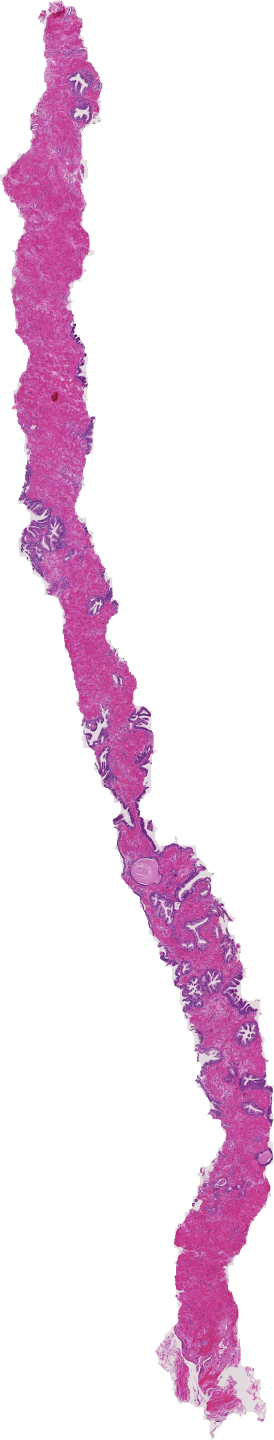
#> input picture HW_3/cells/train1_1.jpeg, 1368 x 7200 px, found by its file name (shown at 1/5 size)
$ python task_3.py
#> lines starting #> are read from the running program, lines starting #| are printed output that depends on the picture
import matplotlib.pyplot as plt
from PIL import Image
import numpy as np
import matplotlib.patches as patches

def load_image(image_path: str) -> np.ndarray:
    image = Image.open(image_path)
    return np.array(image)

def extract_cells(image_np: np.ndarray, cell_size: int, cell_count: int) -> list:
    img_height, img_width, _ = image_np.shape
    cells = []
    extracted_cells = 0

    for y in range(0, img_height, cell_size):
        for x in range(0, img_width, cell_size):
            if extracted_cells >= cell_count:
                break

            cell = image_np[y:y + cell_size, x:x + cell_size]
            if cell.mean() < 240:  # порог для фильтрации пустых участков
                cells.append(cell)
                extracted_cells += 1

    return cells

def display_extracted_cells(image_np: np.ndarray, cells: list, cell_size: int):

    fig, ax = plt.subplots(1)
    ax.imshow(image_np)

    for idx, cell in enumerate(cells):
        y = (idx // (image_np.shape[1] // cell_size)) * cell_size
        x = (idx % (image_np.shape[1] // cell_size)) * cell_size
        rect = patches.Rectangle((x, y), cell_size, cell_size, linewidth=1, edgecolor='r', facecolor='none')
        ax.add_patch(rect)

    plt.title("Исходное изображение с выделенными ячейками")
    plt.show()

def create_mosaic(cells: list, cell_size: int, padding: int = 10) -> np.ndarray:
    if len(cells) > 16:
        cells = cells[:16]
    elif len(cells) < 16:
        cells = cells * (16 // len(cells)) + cells[:16 % len(cells)]

    grid_size = 4
    mosaic_size = grid_size * cell_size + (grid_size - 1) * padding
    mosaic = np.ones((mosaic_size, mosaic_size, 3), dtype=np.uint8) * 255  # фон белого цвета

    for idx, cell in enumerate(cells):
        i = idx // grid_size
        j = idx % grid_size
        y_start = i * (cell_size + padding)
        x_start = j * (cell_size + padding)
        mosaic[y_start:y_start + cell_size, x_start:x_start + cell_size] = cell

    return mosaic

def save_image(image: np.ndarray, file_path: str):
    Image.fromarray(image).save(file_path)

def extract_and_display_cells(image_path: str, cell_size: int, cell_count: int, padding: int = 10):
    image_np = load_image(image_path)
#> in load_image, image is the input picture: PIL image 1368x7200 RGB; mean R, G, B 239.9, 218.8, 234.3
    cells = extract_cells(image_np, cell_size, cell_count)
#> after the loop in extract_cells, `for y in range(0, img_height, cell_size):`: cells = 56 items; extracted_cells = 56
#> cells = 56 items
    display_extracted_cells(image_np, cells, cell_size)
#> the loop in display_extracted_cells, `for idx, cell in enumerate(cells):` made 56 passes
#> (y, x) on passes 1 to 12: (0, 0), (0, 256), (0, 512), (0, 768), (0, 1024), (256, 0), (256, 256), (256, 512), (256, 768), (256, 1024), (512, 0), (512, 256)
#> in display_extracted_cells, `plt.show()`:
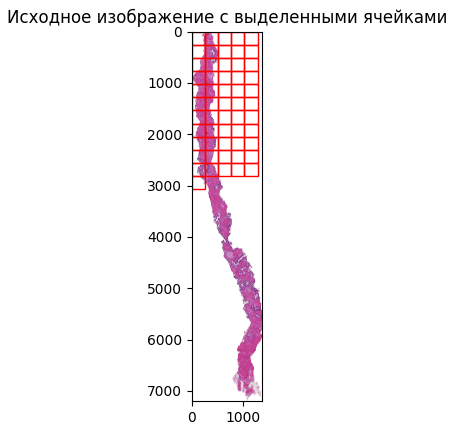
#> figure drawn by matplotlib, 1 panel
    mosaic = create_mosaic(cells, cell_size, padding)
#> in create_mosaic, `cells = cells[:16]`: cells = 16 items
#> the loop in create_mosaic, `for idx, cell in enumerate(cells):` made 16 passes
#> (i, j, y_start, x_start) on passes 1 to 12: (0, 0, 0, 0), (0, 1, 0, 266), (0, 2, 0, 532), (0, 3, 0, 798), (1, 0, 266, 0), (1, 1, 266, 266), (1, 2, 266, 532), (1, 3, 266, 798), (2, 0, 532, 0), (2, 1, 532, 266), (2, 2, 532, 532), (2, 3, 532, 798)
#> after the loop in create_mosaic, `for idx, cell in enumerate(cells):`:
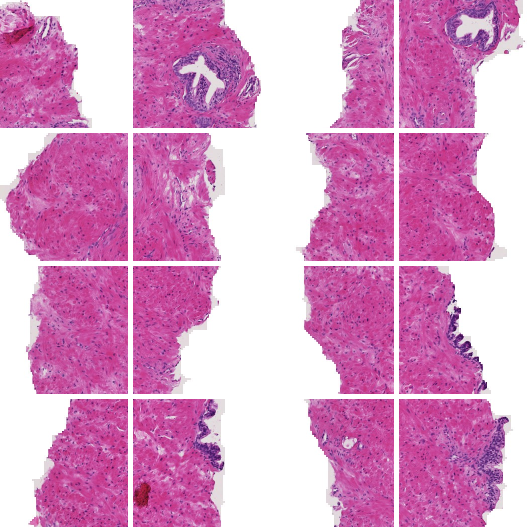
#> mosaic: shape (1054, 1054, 3) (shown at 1/2 size); mean of channels 0, 1, 2 217.5, 153.9, 198.6; drawn as R, G, B

    plt.figure(figsize=(8, 8))
    plt.imshow(mosaic)
    plt.axis('off')
    plt.title("Мозаика")
    plt.show()

    # Сохранение мозаики
    save_image(mosaic, 'HW_3/cells/mosaic.jpg')

# Пример использования
extract_and_display_cells("HW_3/cells/train1_1.jpeg", cell_size=256, cell_count=56)

$ run again, with HW_3/cells/train0_1.jpeg copied over HW_3/cells/train1_1.jpeg
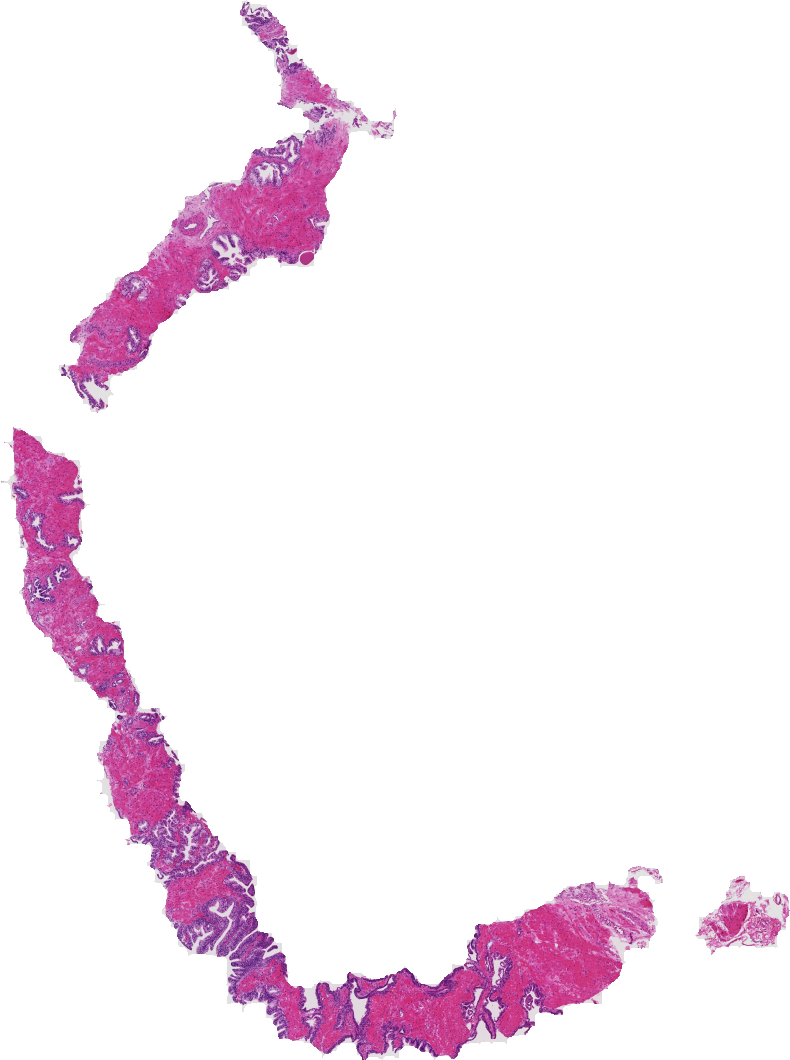
#> input picture HW_3/cells/train0_1.jpeg, 3160 x 4240 px, found by its file name (shown at 1/4 size)
#> in load_image, image is the input picture: PIL image 3160x4240 RGB; mean R, G, B 246.3, 234.2, 242.9
#> after the loop in extract_cells, `for y in range(0, img_height, cell_size):`: cells = 48 items; extracted_cells = 48
#> in extract_and_display_cells, `cells = extract_cells(image_np, cell_size, cell_count)`: cells = 48 items
#> the loop in display_extracted_cells, `for idx, cell in enumerate(cells):` made 48 passes
#> (y, x) on passes 1 to 8: (0, 0), (0, 256), (0, 512), (0, 768), (0, 1024), (0, 1280), (0, 1536), (0, 1792)
#> in display_extracted_cells, `plt.show()`:
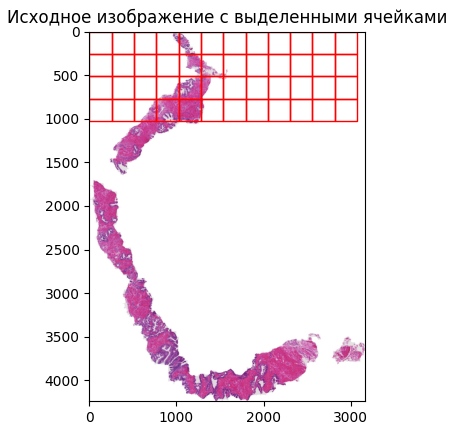
#> figure drawn by matplotlib, 1 panel
#> in create_mosaic, `cells = cells[:16]`: cells = 16 items
#> the loop in create_mosaic, `for idx, cell in enumerate(cells):` made 16 passes
#> (i, j, y_start, x_start) on passes 1 to 8: (0, 0, 0, 0), (0, 1, 0, 266), (0, 2, 0, 532), (0, 3, 0, 798), (1, 0, 266, 0), (1, 1, 266, 266), (1, 2, 266, 532), (1, 3, 266, 798)
#> after the loop in create_mosaic, `for idx, cell in enumerate(cells):`:
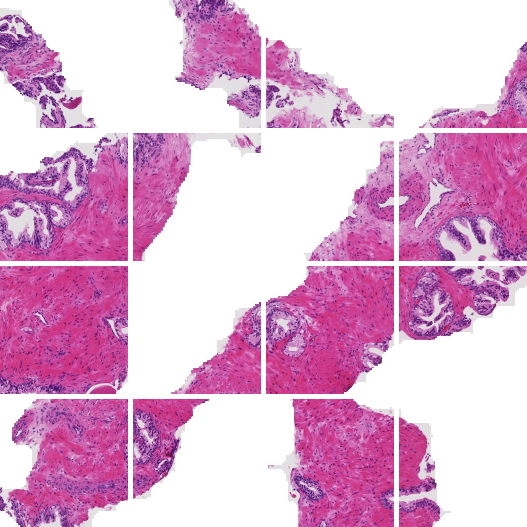
#> mosaic: shape (1054, 1054, 3) (shown at 1/2 size); mean of channels 0, 1, 2 223.6, 176.2, 210.2; drawn as R, G, B
